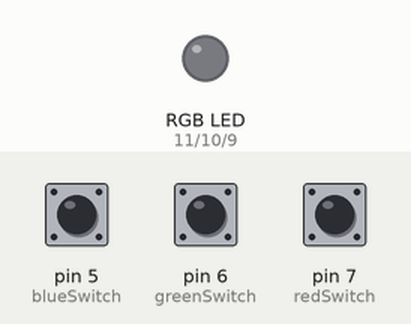
Recording of a sketch running on a simulated Arduino Uno, built with avr-gcc and run on an emulated ATmega328P. Shown: an RGB LED mixed from three pins (HIGH = lit). The test bench sets the inputs (shaded band); at power-on: pin 5 (blueSwitch) HIGH, pin 6 (greenSwitch) HIGH, pin 7 (redSwitch) HIGH. Dim RGB values are drawn brighter than linear.

Above: at 1.2 s.
1.3 s: pin 5 (blueSwitch) pulled LOW for 1 s
At 3.0 s:
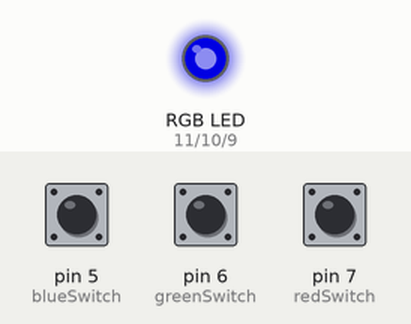
3.8 s: pin 6 (greenSwitch) pulled LOW for 3.2 s
At 6.5 s:
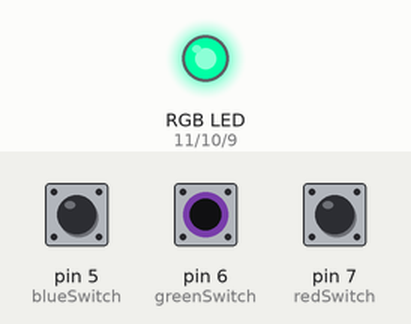
8.5 s: pin 7 (redSwitch) pulled LOW for 0.15 s
At 9.2 s:
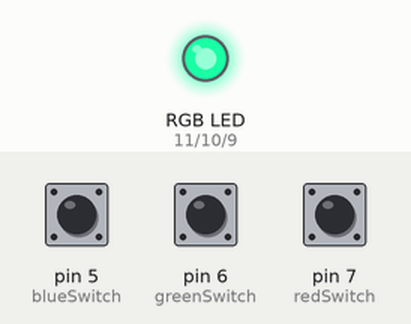
10.1 s: pin 7 (redSwitch) pulled LOW for 1 s
At 12.2 s:
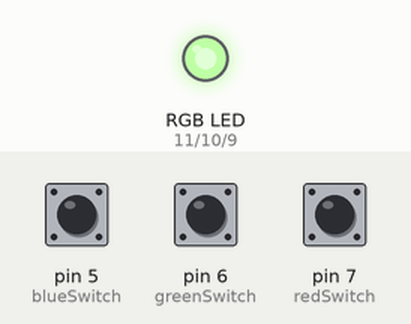
12.6 s: pin 5 (blueSwitch) pulled LOW for 3.2 s
At 14.1 s:
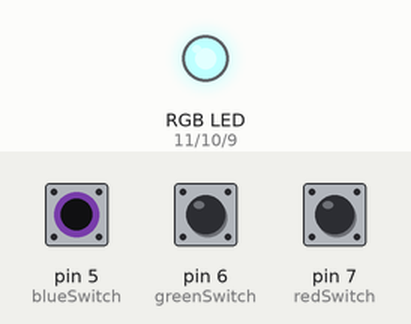
17.3 s: pin 7 (redSwitch) pulled LOW for 0.15 s
At 18.4 s:
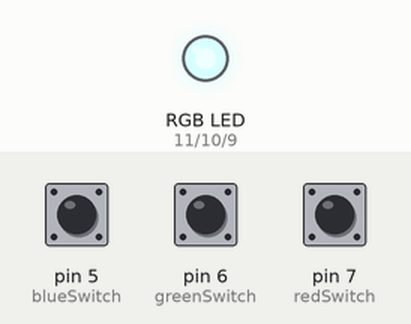
Timing chart, 0 to 19.9 s (numbered marks = the images above; inputs shaded):
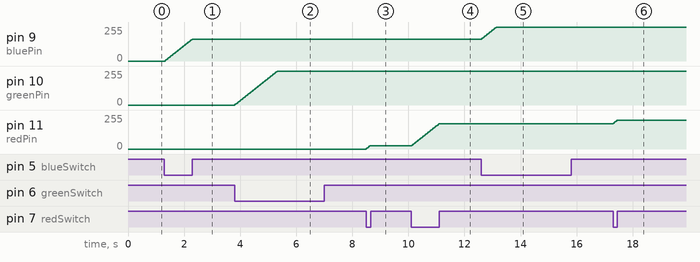

The sketch:

RGB_LED_fade.ino
```cpp
int redPin = 11;
int greenPin = 10;
int bluePin = 9;

int redSwitch = 7;
int greenSwitch = 6;
int blueSwitch = 5;

int red = 0;
int green = 0;
int blue = 0;

void setup() {
  pinMode(redPin, OUTPUT);
  pinMode(greenPin, OUTPUT);
  pinMode(bluePin, OUTPUT);
  pinMode(redSwitch, INPUT_PULLUP);
  pinMode(greenSwitch, INPUT_PULLUP);
  pinMode(blueSwitch, INPUT_PULLUP);
}

void loop() {
  if(digitalRead(redSwitch) == LOW) {
    red+=5;
    if(red > 255) red = 255;
  }

  if(digitalRead(greenSwitch) == LOW) {
    green+=5;
    if(green > 255) green = 255;
  }
  if(digitalRead(blueSwitch) == LOW) {
    blue+=5;
    if(blue > 255) blue = 255;
  }

  analogWrite(redPin, red);
  analogWrite(greenPin, green);
  analogWrite(bluePin, blue);
  delay(30);
}
```

Measured:
- after the input at 1.3 s, pin 9 (bluePin): moves from 0/255 to 165/255 over 0.96 s, starting at once
- after the input at 3.8 s, pin 10 (greenPin): moves from 0/255 to 255/255 over 1.5 s, starting at once
- after the input at 8.5 s, pin 11 (redPin): 0/255 → 25/255 at once
- after the input at 10.1 s, pin 11 (redPin): moves from 25/255 to 190/255 over 0.96 s, starting at once
- after the input at 12.6 s, pin 9 (bluePin): moves from 165/255 to 255/255 over 0.51 s, starting at once
- after the input at 17.3 s, pin 11 (redPin): 190/255 → 215/255 at once
